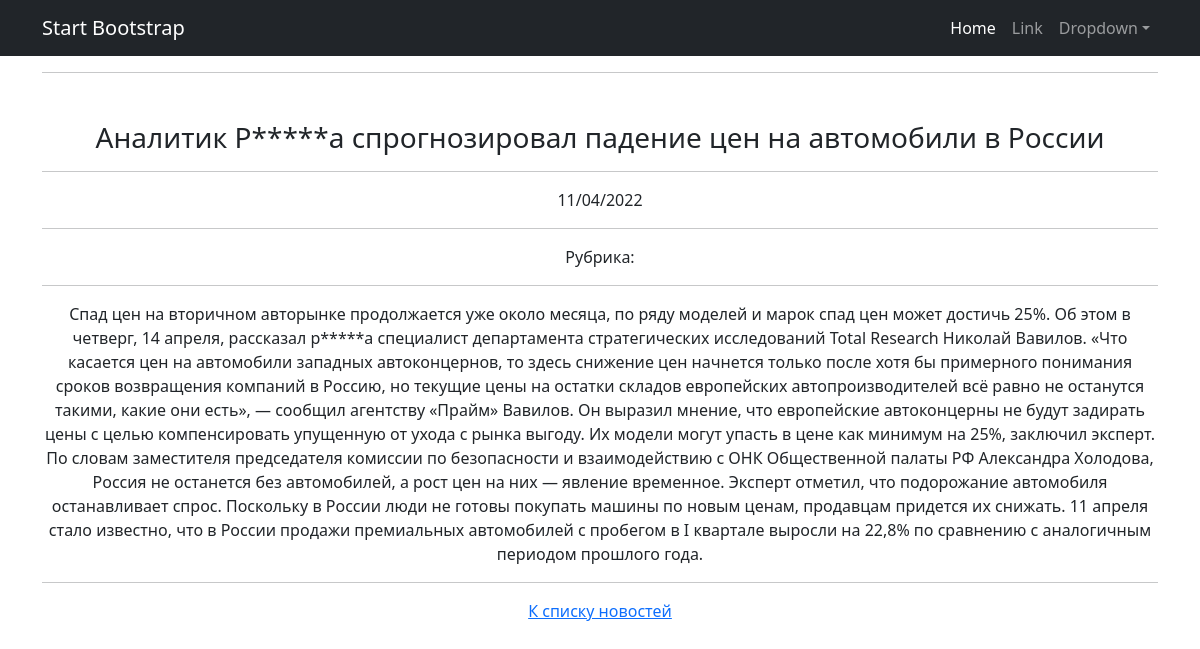
Screenshot of /news/1 with the database file from the repository.
### news/models.py (models this page shows, shortened)
class Post(models.Model):
    author = models.ForeignKey(Author, on_delete=models.CASCADE)
    timeAdding = models.DateTimeField(auto_now_add=True)
    title = models.CharField(max_length=128)
    NEWS = 'NW'
    ARTICLE = 'AR'
    CATEGORY_CHOICES = (
        (NEWS, 'Новость'),
        (ARTICLE, 'Статья'),
    )
    postType = models.CharField(max_length=2, choices=CATEGORY_CHOICES, default=NEWS)
    postCategory = models.ManyToManyField(Category, through='PostCategory')
    text = models.TextField()
    rating = models.SmallIntegerField(default=0)
    class Meta:
        verbose_name = 'Пост'
        verbose_name_plural = 'Посты'

### news/views.py (the view)
# urls.py: path('news/<int:pk>', PostDetail.as_view(), name='post_detail'),
class PostDetail(DetailView):
    model = Post
    template_name = 'post.html'
    context_object_name = 'post_detail'

### news/templatetags/custom_filters.py (called while the page is built)
@register.filter
def censor(value):
    forbidden_words = ["редиска", "сосиска"]
    words = value.split()
    result = []
    for word in words:
        if word.lower() in forbidden_words:
            result.append(word[0] + "*"*(len(word)-2) + word[-1])
        else:
            result.append(word)
    return " ".join(result)

### templates/post.html (shortened to what this page needs)
{% extends 'flatpages/default.html' %}
{% load custom_filters %}
{% block content %}
    <td><h3>{{post_detail.title|censor}}</h3></td>
    <hr>
    <td>{{post_detail.timeAdding|date:'d/m/Y'}}</td>
    <hr>
    <td>
        Рубрика:
    </td>
    <hr>
    <td>{{post_detail.text|censor}}</td>
{% endblock content %}
{% block footer %}
    <a href="{% url 'news_list' %}">К списку новостей</a>
{% endblock footer %}

### rows the page displays
Post: title|censor "Аналитик Р*****а спрогнозировал падение цен на автомобили в России", timeAdding "11/04/2022", text|censor "Спад цен на вторичном авторынке продолжается уже около месяца, по ряду моделей и марок спад цен может достичь 25%. Об этом в четверг, 14 апреля, рассказал р*****а специалист департамента стратегических исследований Total Research Николай Вавилов. «Что касается цен на автомобили западных автоконцернов, то здесь снижение цен начнется только после хотя бы примерного понимания сроков возвращения компаний в Россию, но текущие цены на остатки складов европейских автопроизводителей всё равно не останутся такими, какие они есть», — сообщил агентству «Прайм» Вавилов. Он выразил мнение, что европейские автоконцерны не будут задирать цены с целью компенсировать упущенную от ухода с рынка выгоду. Их…"
